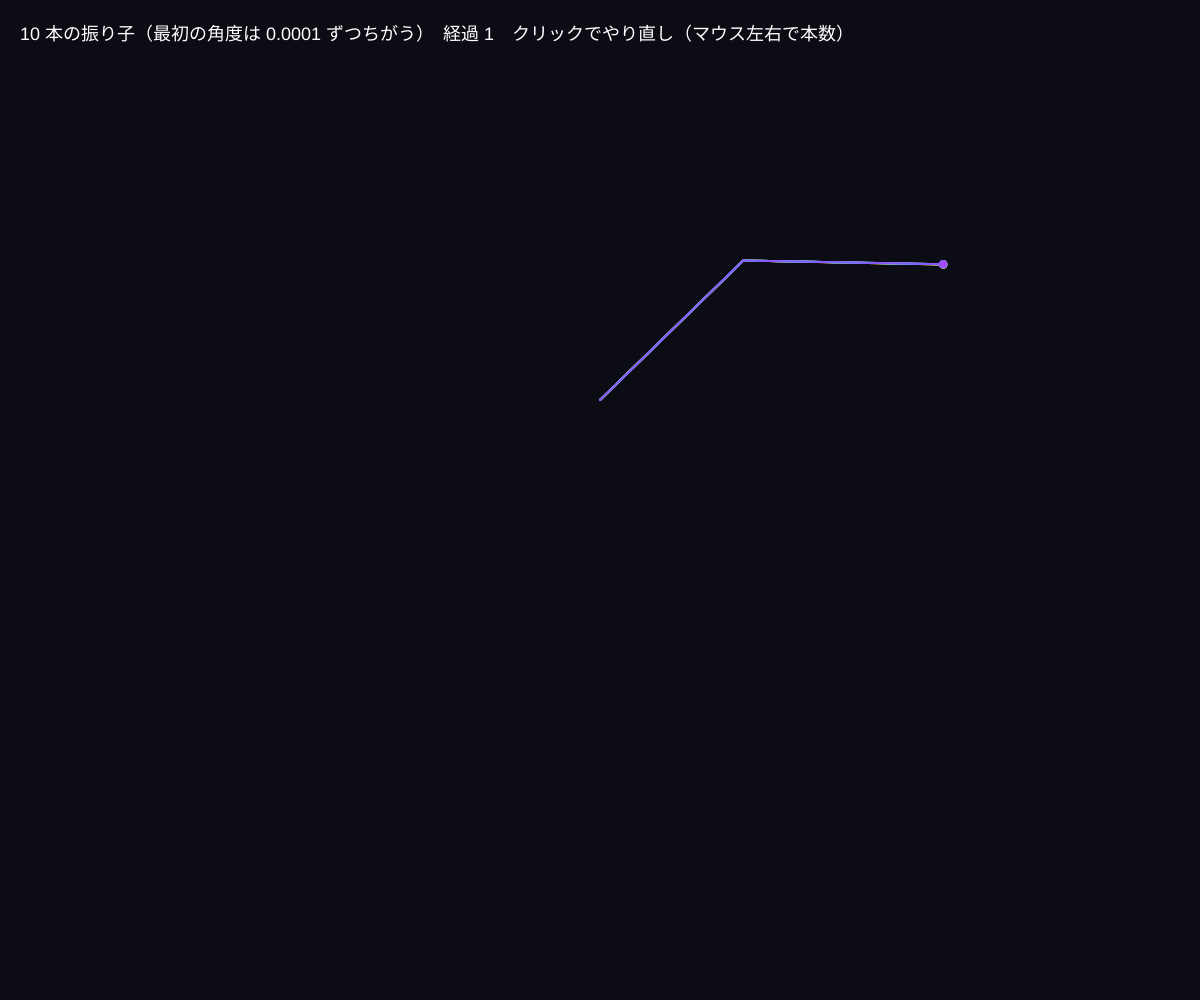
Frame 1 (no input)
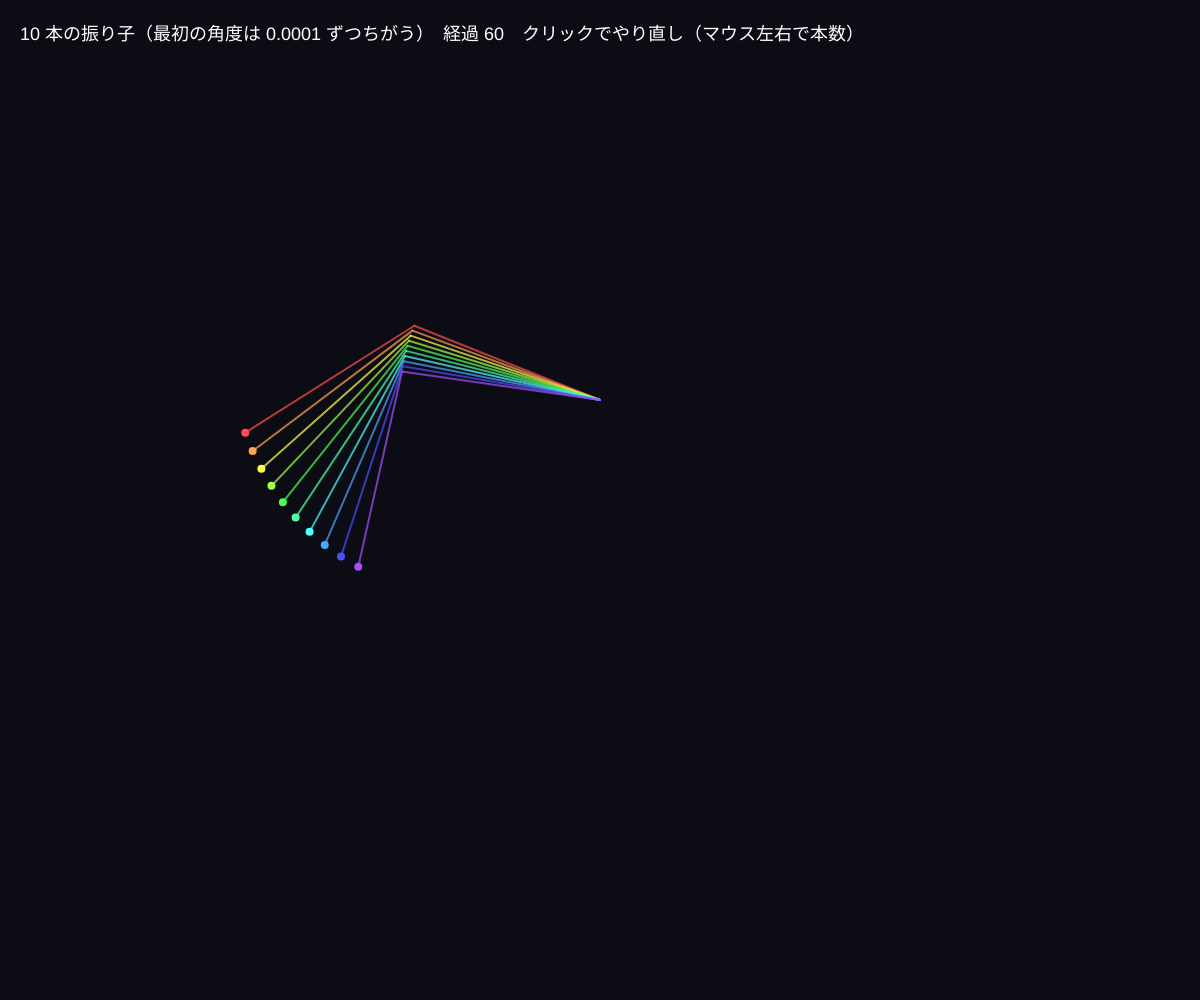
Frame 60 (no input)
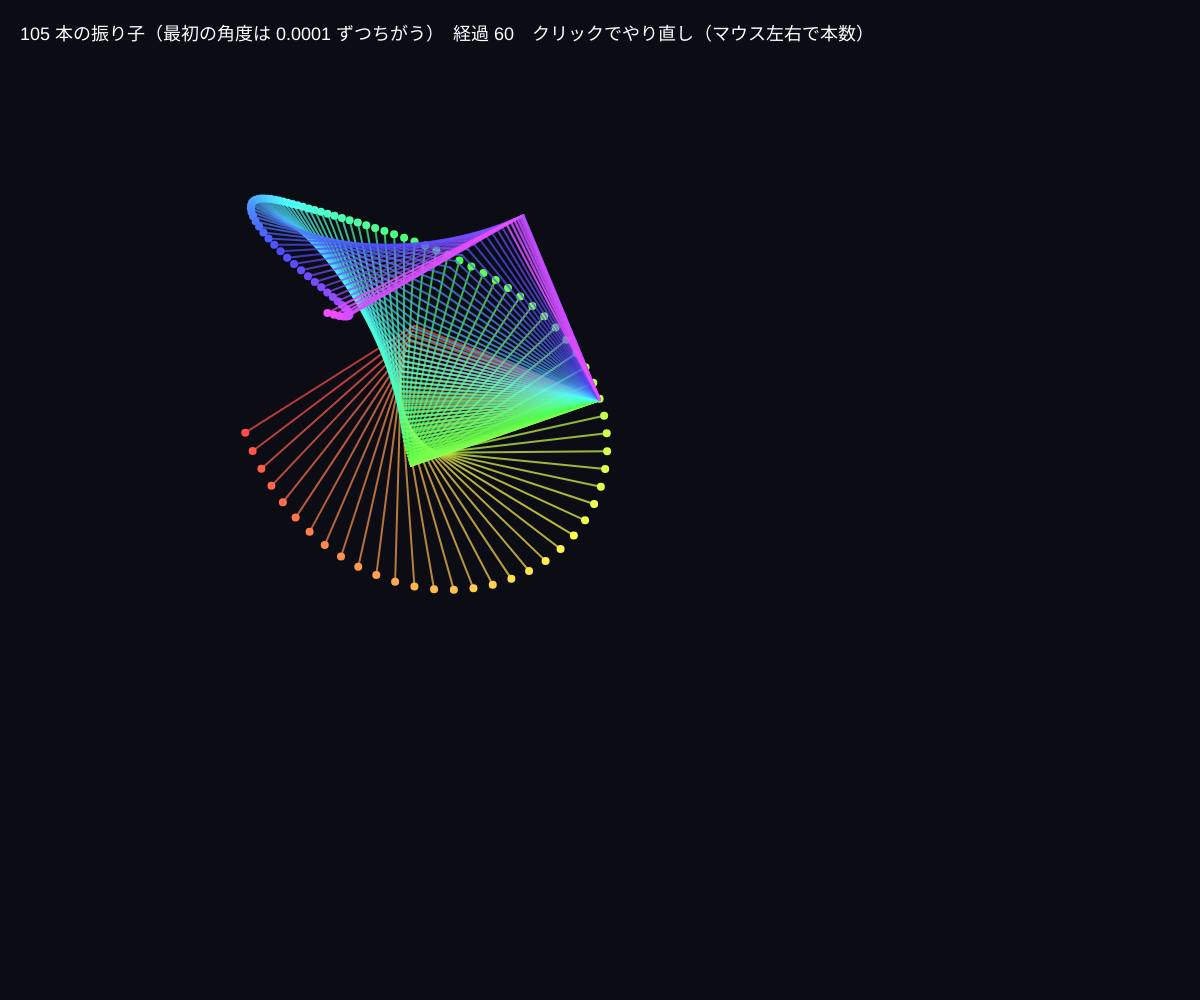
Frame 120 (the mouse pressed at the canvas centre since frame 60)

The p5.js sketch that drew these frames (run headless with seeded random() and noise() and a simulated clock; from frame 60 on, the mouse is pressed at the canvas centre):

// p5.js sketch
// ── sketch.js
// ============================================
// 13 100本の二重振り子
// 最初の角度が 0.0001 ずつちがう振り子を 100 本、同時に離す
// 最初は1本に見えるが、やがて虹色の扇のように広がり、ばらばらに
// クリックでやり直し / マウス左右 = 本数
// ============================================

let pends = [];
let count = 100;
let t = 0;

function setup() {
  createCanvas(windowWidth, windowHeight);
  colorMode(HSB, 360, 100, 100, 100);
  reset();
}

function reset() {
  count = floor(map(mouseX, 0, width, 10, 200, true));
  pends = [];
  let base1 = PI * 0.75, base2 = PI * 0.5;
  for (let i = 0; i < count; i++) {
    pends.push({ a1: base1 + i * 0.0001, a2: base2, v1: 0, v2: 0, hue: (i / count) * 300 });
  }
  t = 0;
}

function draw() {
  background(240, 40, 8);
  let ox = width / 2, oy = height * 0.4;
  let L = min(width, height) * 0.2;

  for (let p of pends) {
    for (let k = 0; k < 6; k++) simulate(p, 1 / 6);
    let x1 = ox + L * sin(p.a1), y1 = oy + L * cos(p.a1);
    let x2 = x1 + L * sin(p.a2), y2 = y1 + L * cos(p.a2);
    stroke(p.hue, 70, 100, 70);
    strokeWeight(2);
    line(ox, oy, x1, y1);
    line(x1, y1, x2, y2);
    noStroke();
    fill(p.hue, 70, 100);
    circle(x2, y2, 8);
  }
  t++;

  noStroke();
  fill(0, 0, 100);
  textSize(18);
  text(count + ' 本の振り子（最初の角度は 0.0001 ずつちがう）　経過 ' + t + '　クリックでやり直し（マウス左右で本数）', 20, 40);
}

function simulate(p, dt) {
  let g = 1, m1 = 1, m2 = 1, L1 = 1, L2 = 1;
  let { a1, a2, v1, v2 } = p;
  let num1 = -g * (2 * m1 + m2) * sin(a1) - m2 * g * sin(a1 - 2 * a2) - 2 * sin(a1 - a2) * m2 * (v2 * v2 * L2 + v1 * v1 * L1 * cos(a1 - a2));
  let den1 = L1 * (2 * m1 + m2 - m2 * cos(2 * a1 - 2 * a2));
  let num2 = 2 * sin(a1 - a2) * (v1 * v1 * L1 * (m1 + m2) + g * (m1 + m2) * cos(a1) + v2 * v2 * L2 * m2 * cos(a1 - a2));
  let den2 = L2 * (2 * m1 + m2 - m2 * cos(2 * a1 - 2 * a2));
  p.v1 += (num1 / den1) * dt * 0.05;
  p.v2 += (num2 / den2) * dt * 0.05;
  p.a1 += p.v1 * dt;
  p.a2 += p.v2 * dt;
}

function mousePressed() {
  reset();
}

// ---------- やってみよう ----------
// 1. 広がり始めるまでの時間を数えよう。ずれ 0.0001 を 0.00001 にすると、どれだけ遅くなる？
// 2. base1 を PI * 0.3（低い位置から）にすると、ばらばらにならない。カオスには「エネルギー」が必要
// 3. 先端の軌跡を残して描くと、きれいな絵になる（02 の trailLayer を参考に）
